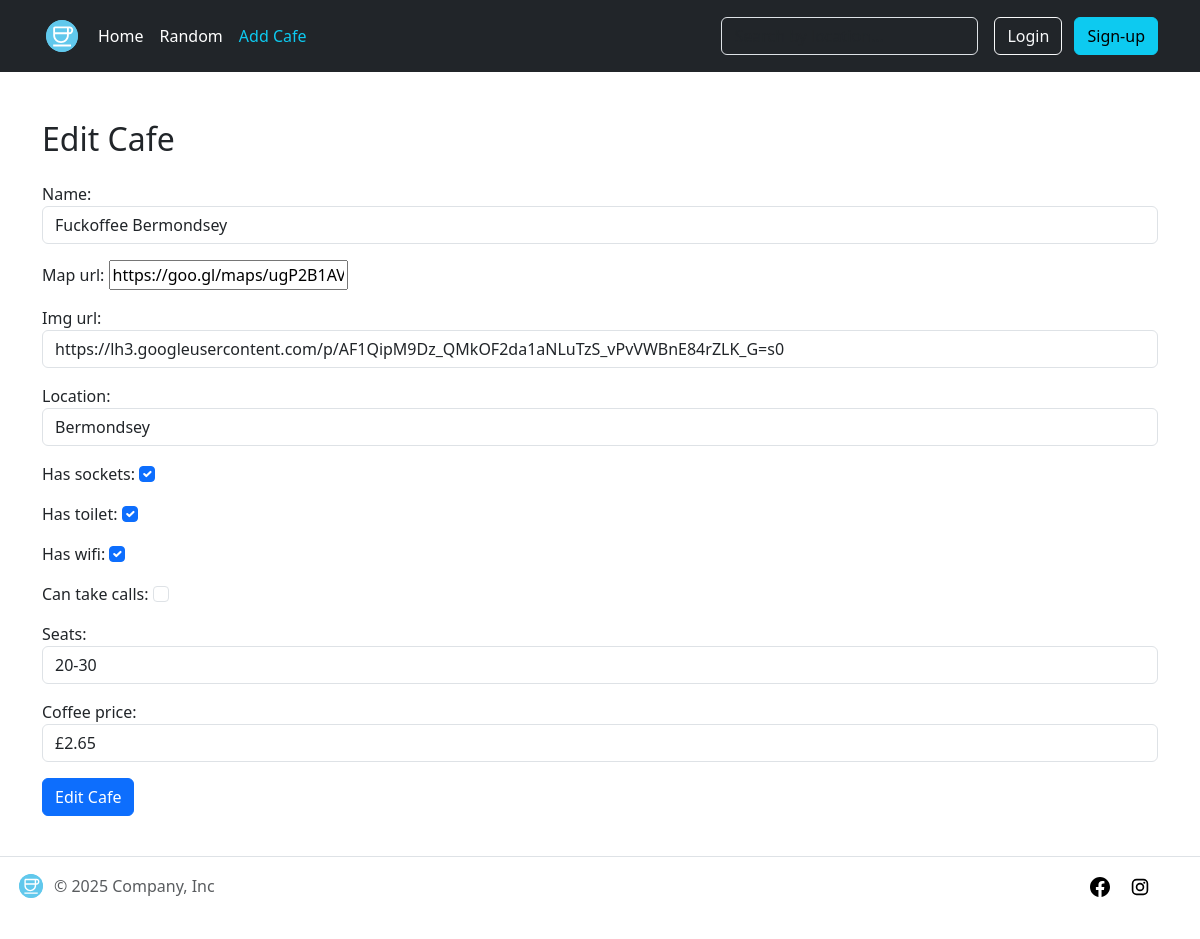
Before: /cafes/5/edit/ with the older database file.
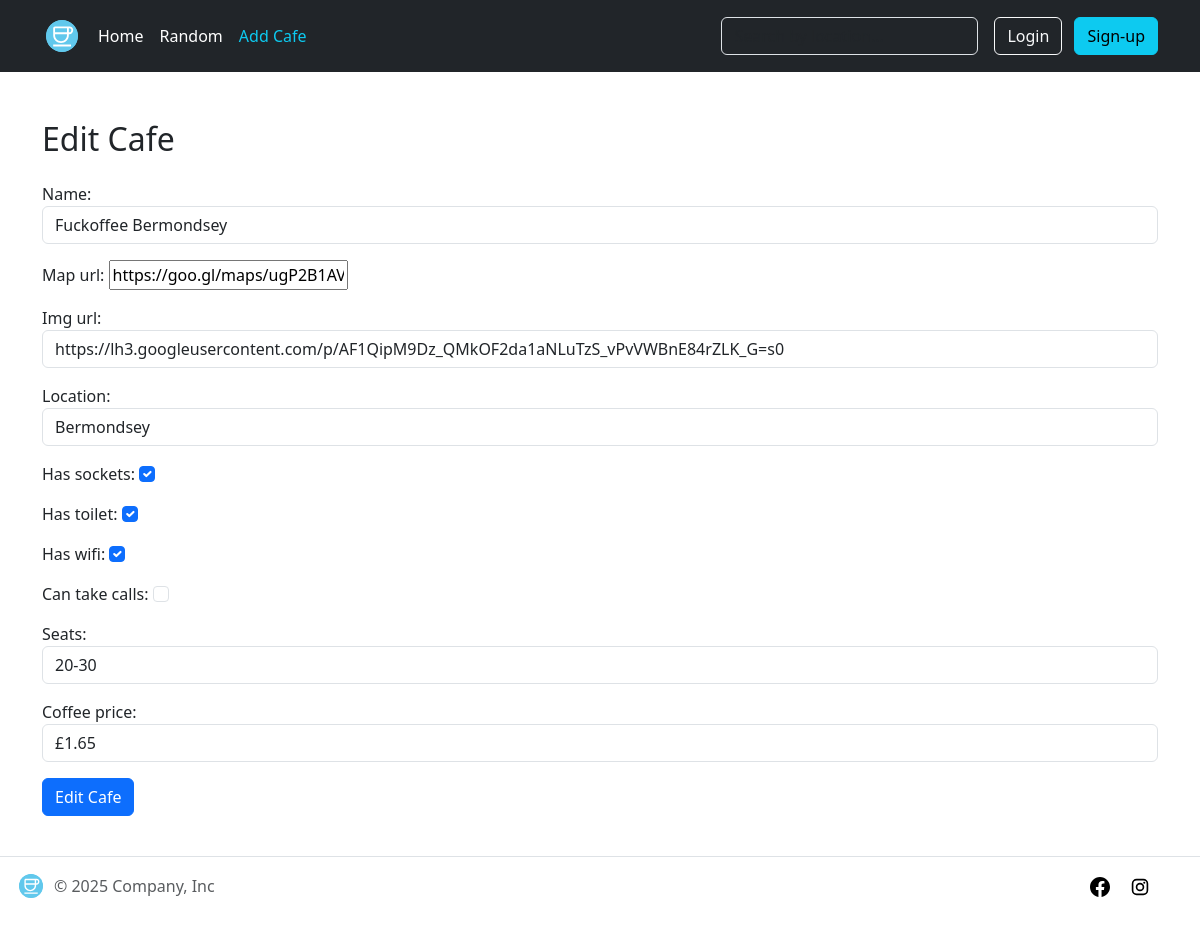
After: the same page with the newer database file.
### cafes/models.py (models this page shows, shortened)
class Cafe(models.Model):
    name = models.CharField(max_length=250, unique=True)
    map_url = models.CharField(max_length=500)
    img_url = models.CharField(max_length=500)
    location = models.CharField(max_length=250)
    has_sockets = models.BooleanField()
    has_toilet = models.BooleanField()
    has_wifi = models.BooleanField()
    can_take_calls = models.BooleanField()
    seats = models.CharField(max_length=250, blank=True, null=True)
    coffee_price = models.CharField(max_length=50, blank=True, null=True)
    class Meta:
        managed = False  # connecting to existing db (still read/write without managing structure)
        db_table = 'cafe'

### cafes/views.py (the view)
# urls.py: path('cafes/<int:pk>/edit/', CafeUpdateView.as_view(), name='edit-cafe'),
class CafeUpdateView(UpdateView):
    model = Cafe
    form_class = CafeForm
    template_name = 'cafe-form.html'
    success_url = reverse_lazy('home')

### cafes/forms.py
class CafeForm(forms.ModelForm):
    class Meta:
        model = Cafe
        fields = '__all__'
        widgets = {
            'name': forms.TextInput(attrs={'class': 'form-control'}),
            'location': forms.TextInput(attrs={'class': 'form-control'}),
            'img_url': forms.URLInput(attrs={'class': 'form-control'}),
            'coffee_price': forms.TextInput(attrs={'class': 'form-control'}),
            'seats': forms.TextInput(attrs={'class': 'form-control'}),
            'has_wifi': forms.CheckboxInput(attrs={'class': 'form-check-input'}),
            'has_sockets': forms.CheckboxInput(attrs={'class': 'form-check-input'}),
            'has_toilet': forms.CheckboxInput(attrs={'class': 'form-check-input'}),
            'can_take_calls': forms.CheckboxInput(attrs={'class': 'form-check-input'}),
        }

### templates/cafe-form.html (shortened to what this page needs)
{% extends "base.html" %}
{% block content %}
    <div class="container mt-5">
        <h2 class="mb-4">
            {% if form.instance.pk %}
                Edit Cafe
            {% else %}
                Add a New Cafe
            {% endif %}
        </h2>
        <form method="post">
            {{ form.as_p }}
            <button type="submit" class="btn btn-primary mb-3">
                {% if form.instance.pk %}Edit{% else %}Add{% endif %} Cafe
            </button>
        </form>
    </div>
{% endblock %}

Changed rows visible on the page:
changed Cafe "Fuckoffee Bermondsey": coffee_price "£2.65" → "£1.65"
